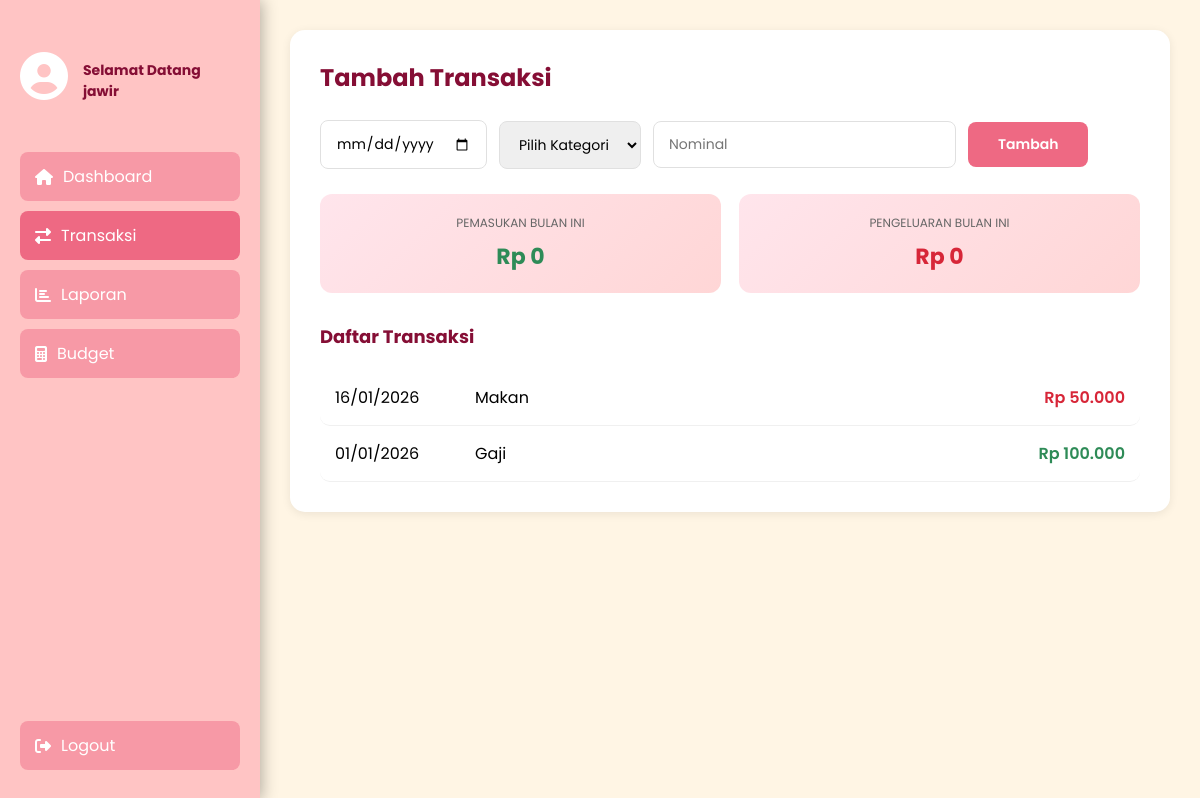
/user/php/transactions.php (signed in), run on an earlier commit of the app's database.
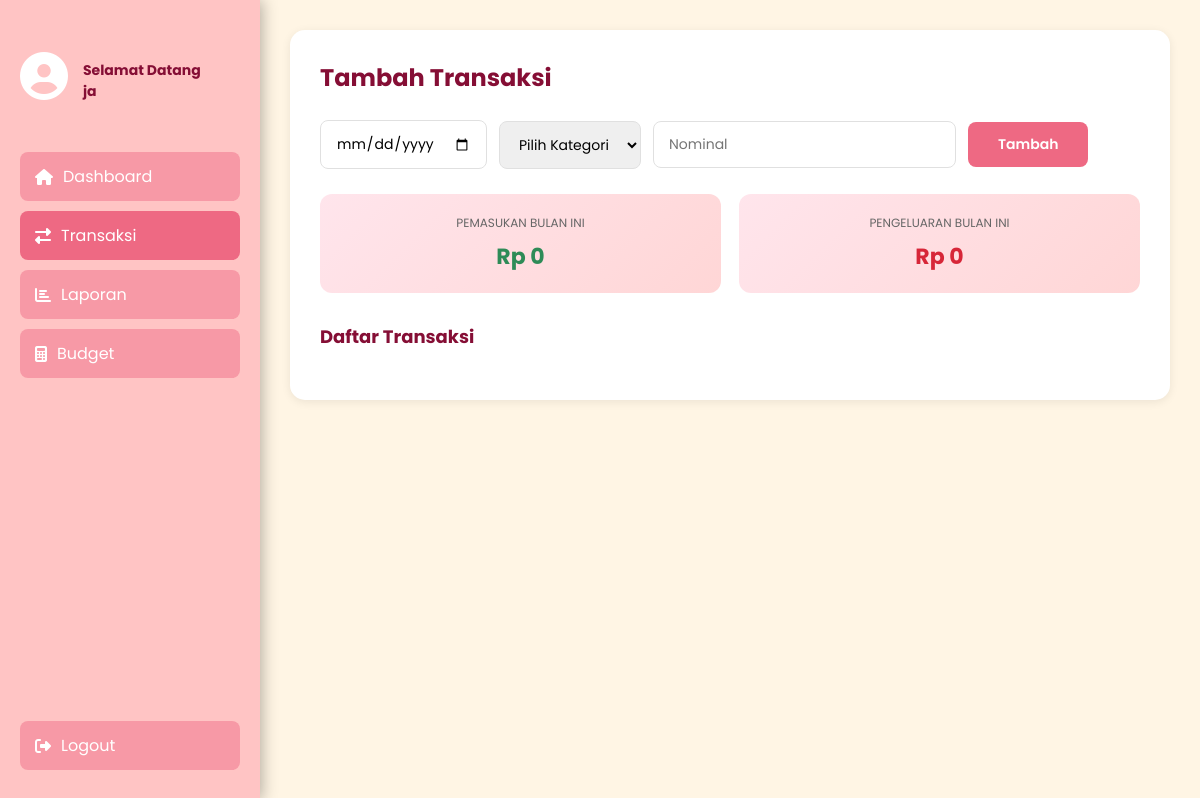
And on a later commit of the database.
### tables this page shows
CREATE TABLE `transaksi` (
  `id_transaksi` int NOT NULL,
  `id_user` int DEFAULT NULL,
  `id_kategori` int DEFAULT NULL,
  `jenis` enum('Pemasukan','Pengeluaran') NOT NULL,
  `nominal` decimal(12,2) NOT NULL,
  `keterangan` varchar(255) DEFAULT NULL,
  `tanggal` date NOT NULL
);

CREATE TABLE `kategori` (
  `id_kategori` int NOT NULL,
  `nama_kategori` varchar(50) NOT NULL,
  `jenis` enum('Pemasukan','Pengeluaran') NOT NULL
);

### user/php/transactions.php (the view, shortened to what this page needs)
<?php
require '../../function.php';
$id_user = $_SESSION['id_user'];
$q_pemasukan = mysqli_query($db, "
    SELECT IFNULL(SUM(nominal),0) total
    FROM transaksi
    WHERE id_user='$id_user'
      AND jenis='Pemasukan'
      AND MONTH(tanggal)=MONTH(CURDATE())
");
$pemasukan = mysqli_fetch_assoc($q_pemasukan)['total'];
$q_pengeluaran = mysqli_query($db, "
    SELECT IFNULL(SUM(nominal),0) total
    FROM transaksi
    WHERE id_user='$id_user'
      AND jenis='Pengeluaran'
      AND MONTH(tanggal)=MONTH(CURDATE())
");
$pengeluaran = mysqli_fetch_assoc($q_pengeluaran)['total'];
$q_transaksi = mysqli_query($db, "
    SELECT t.tanggal, k.nama_kategori, t.nominal, t.jenis
    FROM transaksi t
    JOIN kategori k ON t.id_kategori = k.id_kategori
    WHERE t.id_user='$id_user'
    ORDER BY t.tanggal DESC
");
?>
<?php include '../../layout/header/header-user.php'; ?>
<div class="main">
    <div class="card" data-aos="fade-up">
        <h2>Tambah Transaksi</h2>
        <form method="POST" class="form-group">
            <input type="date" name="tanggal" required data-aos="fade-right">
            <select name="id_kategori" required data-aos="fade-right" data-aos-delay="100">
                <option value="">Pilih Kategori</option>
            </select>
            <input type="number" name="nominal" placeholder="Nominal" required data-aos="fade-right" data-aos-delay="200">
            <button class="btn" name="tambah" data-aos="fade-right" data-aos-delay="300">Tambah</button>
        </form>
        <div class="summary" data-aos="zoom-in" data-aos-delay="400">
            <div class="summary-item">
                <small>Pemasukan Bulan Ini</small>
                <span class="in">Rp <?= number_format($pemasukan, 0, ',', '.') ?></span>
            </div>
            <div class="summary-item">
                <small>Pengeluaran Bulan Ini</small>
                <span class="out">Rp <?= number_format($pengeluaran, 0, ',', '.') ?></span>
            </div>
        </div>
        <h3>Daftar Transaksi</h3>
        <div class="list">
            <?php $delay = 0; while($t = mysqli_fetch_assoc($q_transaksi)): ?>
                <div class="row" data-aos="fade-up" data-aos-delay="<?= $delay ?>">
                    <span><?= date('d/m/Y', strtotime($t['tanggal'])) ?></span>
                    <span><?= $t['nama_kategori'] ?></span>
                    <span class="<?= ($t['jenis'] == 'Pemasukan') ? 'in' : 'out' ?>">
                        Rp <?= number_format($t['nominal'], 0, ',', '.') ?>
                    </span>
                </div>
            <?php $delay += 50; endwhile; ?>
        </div>
    </div>
</div>
<?php include '../../layout/footer/footer-user.php'; ?>

### layout/header/header-user.php (shortened to what this page needs)
<!DOCTYPE html>
<html lang="id">
<head>
<link rel="stylesheet" href="../css/dashboard.css">
<link rel="stylesheet" href="../css/laporan.css">
<link rel="stylesheet" href="../css/transactions.css">
<link rel="stylesheet" href="../css/budget.css">
<link rel="stylesheet" href="https://cdnjs.cloudflare.com/ajax/libs/font-awesome/6.4.0/css/all.min.css">
<link href="https://unpkg.com/aos@2.3.4/dist/aos.css" rel="stylesheet">
</head>
<body>
<div class="sidebar" id="sidebar" data-aos="fade-right">
    <div>
        <div class="sidebar-profile">
            <?php
            $id_user = $_SESSION['id_user'];
            $halaman = basename($_SERVER['PHP_SELF']);
            $qProfile = mysqli_query($db, "SELECT foto FROM profile WHERE id_user='$id_user'");
            $profile  = mysqli_fetch_assoc($qProfile);
            ?>
            <a href="profile.php">
                <?php if (!empty($profile['foto'])) : ?>
                    <img src="../img/<?= $profile['foto']; ?>" class="profile-img" style="width: 50px; height: 50px; border-radius: 50%; object-fit: cover;">
                <?php else : ?>
                    <i class="fas fa-user-circle fa-3x"></i>
                <?php endif; ?>
            </a>
            <h3>
                <span>Selamat Datang</span><br>
                <?= htmlspecialchars($_SESSION['nama']); ?>
            </h3>
        </div>
      <ul>
    <li class="<?= ($halaman == 'dashboard.php') ? 'active' : '' ?>">
        <a href="dashboard.php">
            <i class="fas fa-home"></i> Dashboard
        </a>
    </li>
    <li class="<?= ($halaman == 'transactions.php') ? 'active' : '' ?>">
        <a href="transactions.php">
            <i class="fas fa-exchange-alt"></i> Transaksi
        </a>
    </li>
    <li class="<?= ($halaman == 'laporan.php') ? 'active' : '' ?>">
        <a href="laporan.php">
            <i class="fas fa-chart-bar"></i> Laporan
        </a>
    </li>
    <li class="<?= ($halaman == 'budget.php') ? 'active' : '' ?>">
        <a href="budget.php">
            <i class="fas fa-calculator"></i> Budget
        </a>
    </li>
</ul>
    </div>
    <div class="logout">
        <a href="../../login.php">
            <i class="fas fa-sign-out-alt"></i> Logout
        </a>
    </div>
</div>

What changed in the data, as far as the page shows it:
removed transaksi: tanggal "16/01/2026", id_kategori.nama_kategori "Makan", nominal "50.000", jenis "Pengeluaran" (drawn)
removed transaksi: tanggal "01/01/2026", id_kategori.nama_kategori "Gaji", nominal "100.000", jenis "Pemasukan" (drawn)
Also different on the page:
$_SESSION['nama']: "jawir" → "ja"
